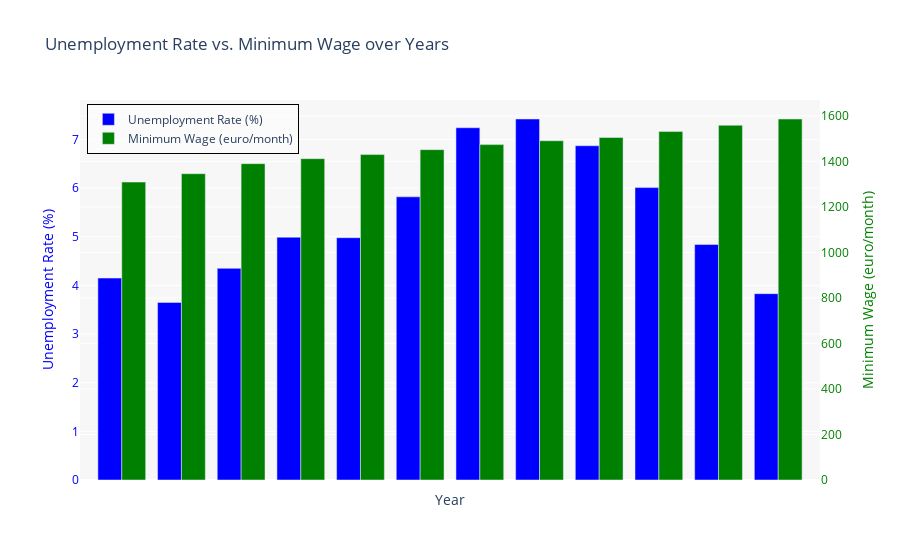

The notebook cell saved with this chart:
### Markdown cell above
## Impact of minimum wage on the unemployment rate
The plot below illustrates the relationship between the unemployment rate and the minimum wage over a series of years. The blue bars represent the unemployment rate as a percentage, while the green bars indicate the minimum wage in euros per month. This visualization aims to provide insights into how changes in the minimum wage might correlate with fluctuations in the unemployment rate.

### Code cell
import pandas as pd
import plotly.graph_objects as go
import numpy as np

# Load the datasets
minimum_wage_df = pd.read_csv("minimum_wage_data.csv")
consumer_spending_df = pd.read_csv("netherlands-unemployment-rate.csv")

# Convert 'year' column to integers in both datasets
minimum_wage_df['year'] = minimum_wage_df['year'].astype(int)
consumer_spending_df['year'] = consumer_spending_df['year'].astype(int)

# Merge the datasets on 'year'
merged_df = pd.merge(consumer_spending_df, minimum_wage_df, on='year')

# Filter data from 2007 onwards
merged_df = merged_df[merged_df['year'] >= 2007]

# Prepare the data for plotting
years = merged_df['year']
unemployment_rate = merged_df[' Unemployment Rate (%)']
minimum_wage = merged_df['minimum wage per month (euro)']

# Create an index for the x-axis positions
index = np.arange(len(years))

# Create an interactive plotly figure
fig = go.Figure()

# Plotting the bars for unemployment rate
fig.add_trace(go.Bar(
    x=years - 0.2,
    y=unemployment_rate,
    name='Unemployment Rate (%)',
    marker=dict(color='blue'),
    yaxis='y1',
    width=0.4
))

# Plotting the bars for minimum wage
fig.add_trace(go.Bar(
    x=years + 0.2,
    y=minimum_wage,
    name='Minimum Wage (euro/month)',
    marker=dict(color='green'),
    yaxis='y2',
    width=0.4
))

# Updating the layout to include dual y-axes
fig.update_layout(
    title='Unemployment Rate vs. Minimum Wage over Years',
    xaxis=dict(
        title='Year',
        tickmode='array',
        tickvals=index,
        ticktext=years,
        tickangle=45
    ),
    yaxis=dict(
        title='Unemployment Rate (%)',
        titlefont=dict(color='blue'),
        tickfont=dict(color='blue'),
        side='left'
    ),
    yaxis2=dict(
        title='Minimum Wage (euro/month)',
        titlefont=dict(color='green'),
        tickfont=dict(color='green'),
        overlaying='y',
        side='right'
    ),
    legend=dict(
        x=0.01,
        y=0.99,
        bgcolor='rgba(255, 255, 255, 0.5)',
        bordercolor='black',
        borderwidth=1
    ),
    plot_bgcolor='rgba(240, 240, 240, 0.5)',
    barmode='group',
    bargap=0.15,
    height=600
)

fig.show()

### Figure 1 — Plotly figure (JSON) as saved in the notebook; plotly's stock layout.template omitted (floating-point values rounded to 4 significant figures)
{"data": [{"marker": {"color": "blue"}, "name": "Unemployment Rate (%)", "type": "bar", "width": 0.4, "x": [2007.0, 2008.0, 2009.0, 2010.0, 2011.0, 2012.0, 2013.0, 2014.0, 2015.0, 2016.0, 2017.0, 2018.0], "y": [4.15, 3.65, 4.35, 4.99, 4.98, 5.82, 7.24, 7.42, 6.87, 6.01, 4.84, 3.83], "yaxis": "y"}, {"marker": {"color": "green"}, "name": "Minimum Wage (euro/month)", "type": "bar", "width": 0.4, "x": [2007.0, 2008.0, 2009.0, 2010.0, 2011.0, 2012.0, 2013.0, 2014.0, 2015.0, 2016.0, 2017.0, 2018.0], "y": [1309.0, 1346.0, 1390.0, 1412.0, 1430.0, 1451.0, 1474.0, 1490.0, 1505.0, 1531.0, 1558.0, 1586.0], "yaxis": "y2"}], "layout": {"autosize": true, "bargap": 0.15, "barmode": "group", "legend": {"bgcolor": "rgba(255, 255, 255, 0.5)", "bordercolor": "black", "borderwidth": 1, "x": 0.01, "y": 0.99}, "plot_bgcolor": "rgba(240, 240, 240, 0.5)", "title": {"text": "Unemployment Rate vs. Minimum Wage over Years"}, "xaxis": {"autorange": true, "range": [2006.0, 2019.0], "tickangle": 45, "tickmode": "array", "ticktext": [2007, 2008, 2009, 2010, 2011, 2012, 2013, 2014, 2015, 2016, 2017, 2018], "tickvals": [0, 1, 2, 3, 4, 5, 6, 7, 8, 9, 10, 11], "title": {"text": "Year"}, "type": "linear"}, "yaxis": {"autorange": true, "range": [0, 7.811], "side": "left", "tickfont": {"color": "blue"}, "title": {"font": {"color": "blue"}, "text": "Unemployment Rate (%)"}, "type": "linear"}, "yaxis2": {"autorange": true, "overlaying": "y", "range": [0, 1670.0], "side": "right", "tickfont": {"color": "green"}, "title": {"font": {"color": "green"}, "text": "Minimum Wage (euro/month)"}, "type": "linear"}}}
